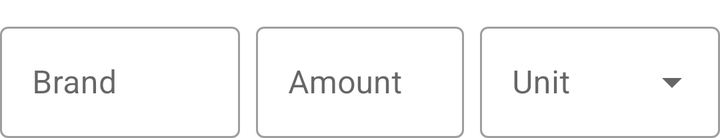
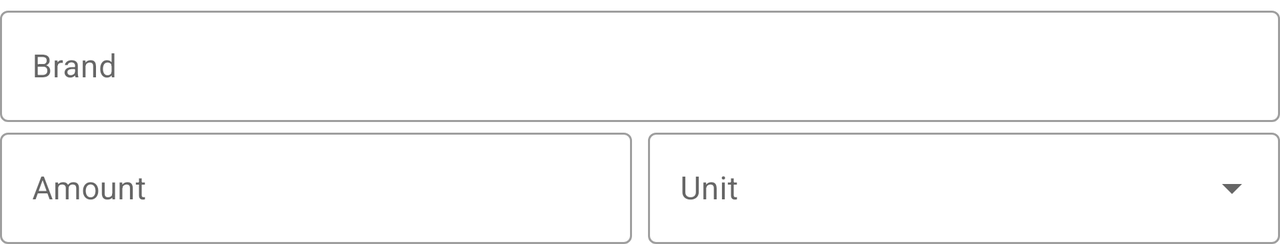

The same Android screen from two of the app's own layout files: first res/layout/ as a phone draws it, then the repository's variant for another configuration, drawn on a device whose configuration selects that folder. Both files follow.
<!-- AndroidManifest.xml: application theme AppTheme -->
<!-- res/layout/brand_amount_unit_newfooditem.xml -->
<?xml version="1.0" encoding="utf-8"?>
<LinearLayout xmlns:android="http://schemas.android.com/apk/res/android"
    android:layout_width="match_parent"
    android:layout_height="wrap_content"
    android:layout_marginTop="8dp"
    android:baselineAligned="false"
    android:orientation="horizontal">

    <com.google.android.material.textfield.TextInputLayout
        style="@style/Widget.MaterialComponents.TextInputLayout.OutlinedBox"
        android:layout_width="match_parent"
        android:layout_height="wrap_content"
        android:layout_weight="1">

        <com.google.android.material.textfield.TextInputEditText
            android:id="@+id/editText_brand"
            android:layout_width="match_parent"
            android:layout_height="wrap_content"
            android:hint="@string/hint_brand"
            android:importantForAutofill="no"
            android:inputType="text" />
    </com.google.android.material.textfield.TextInputLayout>

    <com.google.android.material.textfield.TextInputLayout
        style="@style/Widget.MaterialComponents.TextInputLayout.OutlinedBox"
        android:layout_width="match_parent"
        android:layout_height="wrap_content"
        android:layout_marginHorizontal="8dp"
        android:layout_weight="1">

        <com.google.android.material.textfield.TextInputEditText
            android:id="@+id/editText_amount"
            android:layout_width="match_parent"
            android:layout_height="wrap_content"
            android:hint="@string/hint_amount"
            android:importantForAutofill="no"
            android:inputType="number" />
    </com.google.android.material.textfield.TextInputLayout>

    <com.google.android.material.textfield.TextInputLayout
        style="@style/Widget.MaterialComponents.TextInputLayout.OutlinedBox.ExposedDropdownMenu"
        android:layout_width="match_parent"
        android:layout_height="match_parent"
        android:layout_weight="1">

        <AutoCompleteTextView
            android:id="@+id/new_fooditem_unit_dropdown"
            android:layout_width="match_parent"
            android:layout_height="match_parent"
            android:hint="@string/hint_unit"
            android:inputType="none" />

    </com.google.android.material.textfield.TextInputLayout>
</LinearLayout>
<!-- resources referenced by this layout -->
<resources>
  <string name="hint_amount">Amount</string>
  <string name="hint_brand">Brand</string>
  <string name="hint_unit">Unit</string>
  <style name="AppTheme" parent="Theme.MaterialComponents.Light.DarkActionBar">
          <item name="colorPrimary">@color/colorPrimary</item>
          <item name="colorPrimaryVariant">@color/colorPrimaryDark</item>
          <item name="colorSecondary">@color/colorAccent</item>
          <item name="colorOnSecondary">@android:color/white</item>
          <item name="android:statusBarColor">@color/colorPrimaryDark</item>
      </style>
  <color name="colorPrimary">#53E344</color>
  <color name="colorPrimaryDark">#41D23C</color>
  <color name="colorAccent">#FF8888</color>
</resources>
<!-- res/layout-land/brand_amount_unit_newfooditem.xml (the repository's variant of the layout above) -->
<!-- drawn on the phone turned sideways -->
<?xml version="1.0" encoding="utf-8"?>
<LinearLayout xmlns:android="http://schemas.android.com/apk/res/android"
    android:layout_width="match_parent"
    android:layout_height="wrap_content"
    android:baselineAligned="false"
    android:orientation="vertical">

    <com.google.android.material.textfield.TextInputLayout
        style="@style/Widget.MaterialComponents.TextInputLayout.OutlinedBox"
        android:layout_width="match_parent"
        android:layout_height="0dp"
        android:layout_weight="1">

        <com.google.android.material.textfield.TextInputEditText
            android:id="@+id/editText_brand"
            android:layout_width="match_parent"
            android:layout_height="wrap_content"
            android:hint="@string/hint_brand"
            android:importantForAutofill="no"
            android:inputType="text" />
    </com.google.android.material.textfield.TextInputLayout>

    <LinearLayout
        android:layout_width="match_parent"
        android:layout_height="wrap_content"
        android:baselineAligned="false"
        android:orientation="horizontal">

        <com.google.android.material.textfield.TextInputLayout
            style="@style/Widget.MaterialComponents.TextInputLayout.OutlinedBox"
            android:layout_width="match_parent"
            android:layout_height="wrap_content"
            android:layout_marginEnd="4dp"
            android:layout_weight="1">

            <com.google.android.material.textfield.TextInputEditText
                android:id="@+id/editText_amount"
                android:layout_width="match_parent"
                android:layout_height="wrap_content"
                android:hint="@string/hint_amount"
                android:importantForAutofill="no"
                android:inputType="number" />
        </com.google.android.material.textfield.TextInputLayout>

        <com.google.android.material.textfield.TextInputLayout
            style="@style/Widget.MaterialComponents.TextInputLayout.OutlinedBox.ExposedDropdownMenu"
            android:layout_width="match_parent"
            android:layout_height="match_parent"
            android:layout_marginStart="4dp"
            android:layout_weight="1">

            <AutoCompleteTextView
                android:id="@+id/new_fooditem_unit_dropdown"
                android:layout_width="match_parent"
                android:layout_height="match_parent"
                android:hint="@string/hint_unit"
                android:inputType="none" />

        </com.google.android.material.textfield.TextInputLayout>
    </LinearLayout>
</LinearLayout>
